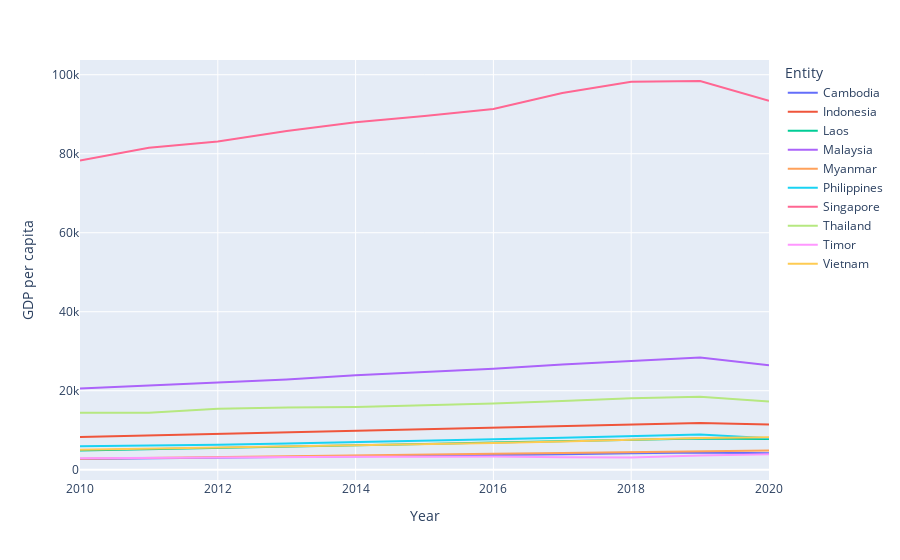

The notebook cell saved with this chart:
### Code cell
fig = px.line(asean, x='Year', y='GDP per capita', color='Entity')

fig.show()

### Figure 1 — Plotly figure (JSON) as saved in the notebook; plotly's stock layout.template omitted (floating-point values rounded to 4 significant figures)
{"data": [{"hovertemplate": "Entity=Cambodia<br>Year=%{x}<br>GDP per capita=%{y}<extra></extra>", "legendgroup": "Cambodia", "line": {"color": "#636efa", "dash": "solid"}, "marker": {"symbol": "circle"}, "mode": "lines", "name": "Cambodia", "orientation": "v", "showlegend": true, "type": "scatter", "x": [2010, 2011, 2012, 2013, 2014, 2015, 2016, 2017, 2018, 2019, 2020], "xaxis": "x", "y": [2717.0, 2863.0, 3023.0, 3192.0, 3364.0, 3541.0, 3728.0, 3928.0, 4159.0, 4389.0, 4192.0], "yaxis": "y"}, {"hovertemplate": "Entity=Indonesia<br>Year=%{x}<br>GDP per capita=%{y}<extra></extra>", "legendgroup": "Indonesia", "line": {"color": "#EF553B", "dash": "solid"}, "marker": {"symbol": "circle"}, "mode": "lines", "name": "Indonesia", "orientation": "v", "showlegend": true, "type": "scatter", "x": [2010, 2011, 2012, 2013, 2014, 2015, 2016, 2017, 2018, 2019, 2020], "xaxis": "x", "y": [8287.0, 8680.0, 9080.0, 9457.0, 9801.0, 10150.0, 10530.0, 10940.0, 11370.0, 11810.0, 11440.0], "yaxis": "y"}, {"hovertemplate": "Entity=Laos<br>Year=%{x}<br>GDP per capita=%{y}<extra></extra>", "legendgroup": "Laos", "line": {"color": "#00cc96", "dash": "solid"}, "marker": {"symbol": "circle"}, "mode": "lines", "name": "Laos", "orientation": "v", "showlegend": true, "type": "scatter", "x": [2010, 2011, 2012, 2013, 2014, 2015, 2016, 2017, 2018, 2019, 2020], "xaxis": "x", "y": [4850.0, 5159.0, 5489.0, 5842.0, 6193.0, 6544.0, 6896.0, 7258.0, 7593.0, 7887.0, 7811.0], "yaxis": "y"}, {"hovertemplate": "Entity=Malaysia<br>Year=%{x}<br>GDP per capita=%{y}<extra></extra>", "legendgroup": "Malaysia", "line": {"color": "#ab63fa", "dash": "solid"}, "marker": {"symbol": "circle"}, "mode": "lines", "name": "Malaysia", "orientation": "v", "showlegend": true, "type": "scatter", "x": [2010, 2011, 2012, 2013, 2014, 2015, 2016, 2017, 2018, 2019, 2020], "xaxis": "x", "y": [20540.0, 21290.0, 22130.0, 22860.0, 23910.0, 24790.0, 25540.0, 26660.0, 27580.0, 28420.0, 26470.0], "yaxis": "y"}, {"hovertemplate": "Entity=Myanmar<br>Year=%{x}<br>GDP per capita=%{y}<extra></extra>", "legendgroup": "Myanmar", "line": {"color": "#FFA15A", "dash": "solid"}, "marker": {"symbol": "circle"}, "mode": "lines", "name": "Myanmar", "orientation": "v", "showlegend": true, "type": "scatter", "x": [2010, 2011, 2012, 2013, 2014, 2015, 2016, 2017, 2018, 2019, 2020], "xaxis": "x", "y": [2763.0, 2948.0, 3113.0, 3330.0, 3574.0, 3663.0, 4020.0, 4225.0, 4468.0, 4740.0, 4857.0], "yaxis": "y"}, {"hovertemplate": "Entity=Philippines<br>Year=%{x}<br>GDP per capita=%{y}<extra></extra>", "legendgroup": "Philippines", "line": {"color": "#19d3f3", "dash": "solid"}, "marker": {"symbol": "circle"}, "mode": "lines", "name": "Philippines", "orientation": "v", "showlegend": true, "type": "scatter", "x": [2010, 2011, 2012, 2013, 2014, 2015, 2016, 2017, 2018, 2019, 2020], "xaxis": "x", "y": [5918.0, 6044.0, 6351.0, 6666.0, 6974.0, 7300.0, 7705.0, 8121.0, 8516.0, 8915.0, 7954.0], "yaxis": "y"}, {"hovertemplate": "Entity=Singapore<br>Year=%{x}<br>GDP per capita=%{y}<extra></extra>", "legendgroup": "Singapore", "line": {"color": "#FF6692", "dash": "solid"}, "marker": {"symbol": "circle"}, "mode": "lines", "name": "Singapore", "orientation": "v", "showlegend": true, "type": "scatter", "x": [2010, 2011, 2012, 2013, 2014, 2015, 2016, 2017, 2018, 2019, 2020], "xaxis": "x", "y": [78290.0, 81540.0, 83110.0, 85730.0, 87960.0, 89520.0, 91310.0, 95350.0, 98220.0, 98410.0, 93400.0], "yaxis": "y"}, {"hovertemplate": "Entity=Thailand<br>Year=%{x}<br>GDP per capita=%{y}<extra></extra>", "legendgroup": "Thailand", "line": {"color": "#B6E880", "dash": "solid"}, "marker": {"symbol": "circle"}, "mode": "lines", "name": "Thailand", "orientation": "v", "showlegend": true, "type": "scatter", "x": [2010, 2011, 2012, 2013, 2014, 2015, 2016, 2017, 2018, 2019, 2020], "xaxis": "x", "y": [14400.0, 14450.0, 15420.0, 15770.0, 15850.0, 16290.0, 16780.0, 17420.0, 18100.0, 18450.0, 17280.0], "yaxis": "y"}, {"hovertemplate": "Entity=Timor<br>Year=%{x}<br>GDP per capita=%{y}<extra></extra>", "legendgroup": "Timor", "line": {"color": "#FF97FF", "dash": "solid"}, "marker": {"symbol": "circle"}, "mode": "lines", "name": "Timor", "orientation": "v", "showlegend": true, "type": "scatter", "x": [2010, 2011, 2012, 2013, 2014, 2015, 2016, 2017, 2018, 2019, 2020], "xaxis": "x", "y": [2931.0, 3051.0, 3143.0, 3183.0, 3267.0, 3295.0, 3343.0, 3177.0, 3094.0, 3627.0, 3926.0], "yaxis": "y"}, {"hovertemplate": "Entity=Vietnam<br>Year=%{x}<br>GDP per capita=%{y}<extra></extra>", "legendgroup": "Vietnam", "line": {"color": "#FECB52", "dash": "solid"}, "marker": {"symbol": "circle"}, "mode": "lines", "name": "Vietnam", "orientation": "v", "showlegend": true, "type": "scatter", "x": [2010, 2011, 2012, 2013, 2014, 2015, 2016, 2017, 2018, 2019, 2020], "xaxis": "x", "y": [5089.0, 5352.0, 5574.0, 5815.0, 6099.0, 6438.0, 6768.0, 7155.0, 7586.0, 8041.0, 8200.0], "yaxis": "y"}], "layout": {"legend": {"title": {"text": "Entity"}, "tracegroupgap": 0}, "margin": {"t": 60}, "xaxis": {"anchor": "y", "domain": [0, 1], "title": {"text": "Year"}}, "yaxis": {"anchor": "x", "domain": [0, 1], "title": {"text": "GDP per capita"}}}}
